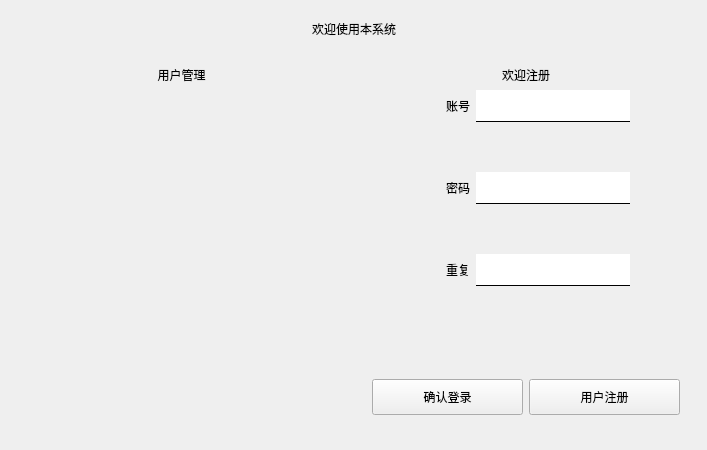
<?xml version="1.0" encoding="UTF-8"?>
<ui version="4.0">
 <class>Login</class>
 <widget class="QWidget" name="Login">
  <property name="geometry">
   <rect>
    <x>0</x>
    <y>0</y>
    <width>707</width>
    <height>450</height>
   </rect>
  </property>
  <property name="windowTitle">
   <string>Form</string>
  </property>
  <layout class="QHBoxLayout" name="horizontalLayout">
   <property name="spacing">
    <number>0</number>
   </property>
   <property name="leftMargin">
    <number>0</number>
   </property>
   <property name="topMargin">
    <number>0</number>
   </property>
   <property name="rightMargin">
    <number>0</number>
   </property>
   <property name="bottomMargin">
    <number>0</number>
   </property>
   <item>
    <widget class="QWidget" name="widget" native="true">
     <layout class="QHBoxLayout" name="horizontalLayout_13">
      <item>
       <widget class="QFrame" name="frame">
        <property name="styleSheet">
         <string notr="true">QFrame#frame{border-radius:15px;}</string>
        </property>
        <property name="frameShape">
         <enum>QFrame::StyledPanel</enum>
        </property>
        <property name="frameShadow">
         <enum>QFrame::Raised</enum>
        </property>
        <layout class="QHBoxLayout" name="horizontalLayout_2">
         <property name="spacing">
          <number>0</number>
         </property>
         <property name="leftMargin">
          <number>0</number>
         </property>
         <property name="topMargin">
          <number>0</number>
         </property>
         <property name="rightMargin">
          <number>0</number>
         </property>
         <property name="bottomMargin">
          <number>0</number>
         </property>
         <item>
          <layout class="QVBoxLayout" name="verticalLayout" stretch="1,10">
           <property name="spacing">
            <number>0</number>
           </property>
           <item>
            <widget class="QWidget" name="widget_2" native="true">
             <property name="styleSheet">
              <string notr="true"/>
             </property>
             <layout class="QHBoxLayout" name="horizontalLayout_12">
              <item>
               <layout class="QHBoxLayout" name="horizontalLayout_11">
                <item>
                 <spacer name="horizontalSpacer_2">
                  <property name="orientation">
                   <enum>Qt::Horizontal</enum>
                  </property>
                  <property name="sizeHint" stdset="0">
                   <size>
                    <width>40</width>
                    <height>20</height>
                   </size>
                  </property>
                 </spacer>
                </item>
                <item>
                 <widget class="QLabel" name="label_14">
                  <property name="styleSheet">
                   <string notr="true">
font: 14pt &quot;黑体&quot;;</string>
                  </property>
                  <property name="text">
                   <string>欢迎使用本系统</string>
                  </property>
                 </widget>
                </item>
                <item>
                 <layout class="QHBoxLayout" name="horizontalLayout_10">
                  <item>
                   <spacer name="horizontalSpacer">
                    <property name="orientation">
                     <enum>Qt::Horizontal</enum>
                    </property>
                    <property name="sizeHint" stdset="0">
                     <size>
                      <width>40</width>
                      <height>20</height>
                     </size>
                    </property>
                   </spacer>
                  </item>
                 </layout>
                </item>
               </layout>
              </item>
             </layout>
            </widget>
           </item>
           <item>
            <widget class="QWidget" name="widget_3" native="true">
             <property name="styleSheet">
              <string notr="true"/>
             </property>
             <layout class="QHBoxLayout" name="horizontalLayout_9">
              <property name="spacing">
               <number>0</number>
              </property>
              <property name="leftMargin">
               <number>0</number>
              </property>
              <property name="topMargin">
               <number>0</number>
              </property>
              <property name="rightMargin">
               <number>0</number>
              </property>
              <property name="bottomMargin">
               <number>0</number>
              </property>
              <item>
               <layout class="QHBoxLayout" name="horizontalLayout_3" stretch="1,1">
                <item>
                 <widget class="QWidget" name="widget_4" native="true">
                  <property name="styleSheet">
                   <string notr="true"/>
                  </property>
                  <layout class="QVBoxLayout" name="verticalLayout_2" stretch="1,5">
                   <property name="leftMargin">
                    <number>30</number>
                   </property>
                   <property name="rightMargin">
                    <number>30</number>
                   </property>
                   <property name="bottomMargin">
                    <number>30</number>
                   </property>
                   <item>
                    <widget class="QLabel" name="label">
                     <property name="maximumSize">
                      <size>
                       <width>16777215</width>
                       <height>35</height>
                      </size>
                     </property>
                     <property name="styleSheet">
                      <string notr="true">
font: 12pt &quot;黑体&quot;;</string>
                     </property>
                     <property name="text">
                      <string>用户管理</string>
                     </property>
                     <property name="alignment">
                      <set>Qt::AlignCenter</set>
                     </property>
                    </widget>
                   </item>
                   <item>
                    <widget class="QWidget" name="widget_5" native="true">
                     <property name="styleSheet">
                      <string notr="true">border-image: url(:/img/a.jpeg);
border-radius:10px;</string>
                     </property>
                    </widget>
                   </item>
                  </layout>
                 </widget>
                </item>
                <item>
                 <widget class="QWidget" name="widget_6" native="true">
                  <property name="styleSheet">
                   <string notr="true"/>
                  </property>
                  <layout class="QVBoxLayout" name="verticalLayout_3">
                   <property name="spacing">
                    <number>0</number>
                   </property>
                   <property name="leftMargin">
                    <number>0</number>
                   </property>
                   <property name="topMargin">
                    <number>0</number>
                   </property>
                   <property name="rightMargin">
                    <number>0</number>
                   </property>
                   <property name="bottomMargin">
                    <number>0</number>
                   </property>
                   <item>
                    <layout class="QVBoxLayout" name="verticalLayout_4" stretch="3,1">
                     <property name="spacing">
                      <number>0</number>
                     </property>
                     <item>
                      <widget class="QWidget" name="widget_7" native="true">
                       <layout class="QHBoxLayout" name="horizontalLayout_4">
                        <item>
                         <widget class="QStackedWidget" name="stackedWidget">
                          <property name="currentIndex">
                           <number>1</number>
                          </property>
                          <widget class="QWidget" name="page">
                           <layout class="QHBoxLayout" name="horizontalLayout_6">
                            <item>
                             <layout class="QVBoxLayout" name="verticalLayout_5">
                              <property name="leftMargin">
                               <number>50</number>
                              </property>
                              <property name="rightMargin">
                               <number>50</number>
                              </property>
                              <property name="bottomMargin">
                               <number>30</number>
                              </property>
                              <item>
                               <widget class="QLabel" name="label_4">
                                <property name="sizePolicy">
                                 <sizepolicy hsizetype="Preferred" vsizetype="Minimum">
                                  <horstretch>0</horstretch>
                                  <verstretch>0</verstretch>
                                 </sizepolicy>
                                </property>
                                <property name="styleSheet">
                                 <string notr="true">
font: 16pt &quot;黑体&quot;;</string>
                                </property>
                                <property name="text">
                                 <string>欢迎使用</string>
                                </property>
                                <property name="alignment">
                                 <set>Qt::AlignCenter</set>
                                </property>
                               </widget>
                              </item>
                              <item>
                               <layout class="QGridLayout" name="gridLayout_2" rowstretch="1,0" columnstretch="1,0,0">
                                <property name="horizontalSpacing">
                                 <number>6</number>
                                </property>
                                <property name="verticalSpacing">
                                 <number>50</number>
                                </property>
                                <item row="0" column="0">
                                 <widget class="QLabel" name="label_6">
                                  <property name="minimumSize">
                                   <size>
                                    <width>18</width>
                                    <height>18</height>
                                   </size>
                                  </property>
                                  <property name="maximumSize">
                                   <size>
                                    <width>18</width>
                                    <height>18</height>
                                   </size>
                                  </property>
                                  <property name="text">
                                   <string/>
                                  </property>
                                  <property name="pixmap">
                                   <pixmap resource="../ui_images/img.qrc">:/img/user.png</pixmap>
                                  </property>
                                  <property name="scaledContents">
                                   <bool>true</bool>
                                  </property>
                                  <property name="alignment">
                                   <set>Qt::AlignCenter</set>
                                  </property>
                                 </widget>
                                </item>
                                <item row="0" column="1">
                                 <widget class="QLabel" name="label_2">
                                  <property name="text">
                                   <string>账号</string>
                                  </property>
                                  <property name="alignment">
                                   <set>Qt::AlignCenter</set>
                                  </property>
                                 </widget>
                                </item>
                                <item row="1" column="1">
                                 <widget class="QLabel" name="label_3">
                                  <property name="text">
                                   <string>密码</string>
                                  </property>
                                  <property name="alignment">
                                   <set>Qt::AlignCenter</set>
                                  </property>
                                 </widget>
                                </item>
                                <item row="0" column="2">
                                 <widget class="QLineEdit" name="lineEdit_login_ac">
                                  <property name="minimumSize">
                                   <size>
                                    <width>0</width>
                                    <height>32</height>
                                   </size>
                                  </property>
                                  <property name="styleSheet">
                                   <string notr="true">background-color: rgb(255, 255, 255);
color: rgb(0, 0, 0);
border-radius:0px;
border-bottom:1px solid rgb(0,0,0);</string>
                                  </property>
                                  <property name="alignment">
                                   <set>Qt::AlignCenter</set>
                                  </property>
                                 </widget>
                                </item>
                                <item row="1" column="0">
                                 <widget class="QLabel" name="label_5">
                                  <property name="maximumSize">
                                   <size>
                                    <width>18</width>
                                    <height>18</height>
                                   </size>
                                  </property>
                                  <property name="text">
                                   <string/>
                                  </property>
                                  <property name="pixmap">
                                   <pixmap resource="../ui_images/img.qrc">:/img/psd.png</pixmap>
                                  </property>
                                  <property name="scaledContents">
                                   <bool>true</bool>
                                  </property>
                                  <property name="alignment">
                                   <set>Qt::AlignCenter</set>
                                  </property>
                                 </widget>
                                </item>
                                <item row="1" column="2">
                                 <widget class="QLineEdit" name="lineEdit_login_psd">
                                  <property name="minimumSize">
                                   <size>
                                    <width>0</width>
                                    <height>32</height>
                                   </size>
                                  </property>
                                  <property name="styleSheet">
                                   <string notr="true">background-color: rgb(255, 255, 255);
color: rgb(0, 0, 0);
border-radius:0px;
border-bottom:1px solid rgb(0,0,0);</string>
                                  </property>
                                  <property name="echoMode">
                                   <enum>QLineEdit::Password</enum>
                                  </property>
                                  <property name="alignment">
                                   <set>Qt::AlignCenter</set>
                                  </property>
                                 </widget>
                                </item>
                               </layout>
                              </item>
                             </layout>
                            </item>
                           </layout>
                          </widget>
                          <widget class="QWidget" name="page_2">
                           <layout class="QHBoxLayout" name="horizontalLayout_7">
                            <item>
                             <layout class="QVBoxLayout" name="verticalLayout_6" stretch="1,5">
                              <property name="leftMargin">
                               <number>50</number>
                              </property>
                              <property name="rightMargin">
                               <number>50</number>
                              </property>
                              <property name="bottomMargin">
                               <number>50</number>
                              </property>
                              <item>
                               <widget class="QLabel" name="label_11">
                                <property name="sizePolicy">
                                 <sizepolicy hsizetype="Preferred" vsizetype="Minimum">
                                  <horstretch>0</horstretch>
                                  <verstretch>0</verstretch>
                                 </sizepolicy>
                                </property>
                                <property name="styleSheet">
                                 <string notr="true">
font: 16pt &quot;黑体&quot;;</string>
                                </property>
                                <property name="text">
                                 <string>欢迎注册</string>
                                </property>
                                <property name="alignment">
                                 <set>Qt::AlignCenter</set>
                                </property>
                               </widget>
                              </item>
                              <item>
                               <layout class="QGridLayout" name="gridLayout_3">
                                <property name="verticalSpacing">
                                 <number>50</number>
                                </property>
                                <item row="0" column="1">
                                 <widget class="QLabel" name="label_8">
                                  <property name="text">
                                   <string>账号</string>
                                  </property>
                                  <property name="alignment">
                                   <set>Qt::AlignCenter</set>
                                  </property>
                                 </widget>
                                </item>
                                <item row="1" column="1">
                                 <widget class="QLabel" name="label_10">
                                  <property name="text">
                                   <string>密码</string>
                                  </property>
                                  <property name="alignment">
                                   <set>Qt::AlignCenter</set>
                                  </property>
                                 </widget>
                                </item>
                                <item row="1" column="2">
                                 <widget class="QLineEdit" name="lineEdit_reg_psd">
                                  <property name="minimumSize">
                                   <size>
                                    <width>0</width>
                                    <height>32</height>
                                   </size>
                                  </property>
                                  <property name="styleSheet">
                                   <string notr="true">background-color: rgb(255, 255, 255);
color: rgb(0, 0, 0);
border-radius:0px;
border-bottom:1px solid rgb(0,0,0);</string>
                                  </property>
                                  <property name="echoMode">
                                   <enum>QLineEdit::Password</enum>
                                  </property>
                                 </widget>
                                </item>
                                <item row="0" column="2">
                                 <widget class="QLineEdit" name="lineEdit_reg_ac">
                                  <property name="minimumSize">
                                   <size>
                                    <width>0</width>
                                    <height>32</height>
                                   </size>
                                  </property>
                                  <property name="styleSheet">
                                   <string notr="true">background-color: rgb(255, 255, 255);
color: rgb(0, 0, 0);
border-radius:0px;
border-bottom:1px solid rgb(0,0,0);</string>
                                  </property>
                                 </widget>
                                </item>
                                <item row="0" column="0">
                                 <widget class="QLabel" name="label_7">
                                  <property name="minimumSize">
                                   <size>
                                    <width>18</width>
                                    <height>18</height>
                                   </size>
                                  </property>
                                  <property name="maximumSize">
                                   <size>
                                    <width>18</width>
                                    <height>18</height>
                                   </size>
                                  </property>
                                  <property name="text">
                                   <string/>
                                  </property>
                                  <property name="pixmap">
                                   <pixmap resource="../ui_images/img.qrc">:/img/user.png</pixmap>
                                  </property>
                                  <property name="scaledContents">
                                   <bool>true</bool>
                                  </property>
                                  <property name="alignment">
                                   <set>Qt::AlignCenter</set>
                                  </property>
                                 </widget>
                                </item>
                                <item row="1" column="0">
                                 <widget class="QLabel" name="label_9">
                                  <property name="maximumSize">
                                   <size>
                                    <width>18</width>
                                    <height>18</height>
                                   </size>
                                  </property>
                                  <property name="text">
                                   <string/>
                                  </property>
                                  <property name="pixmap">
                                   <pixmap resource="../ui_images/img.qrc">:/img/psd.png</pixmap>
                                  </property>
                                  <property name="scaledContents">
                                   <bool>true</bool>
                                  </property>
                                  <property name="alignment">
                                   <set>Qt::AlignCenter</set>
                                  </property>
                                 </widget>
                                </item>
                                <item row="2" column="0">
                                 <widget class="QLabel" name="label_12">
                                  <property name="maximumSize">
                                   <size>
                                    <width>18</width>
                                    <height>18</height>
                                   </size>
                                  </property>
                                  <property name="text">
                                   <string/>
                                  </property>
                                  <property name="pixmap">
                                   <pixmap resource="../ui_images/img.qrc">:/img/psd.png</pixmap>
                                  </property>
                                  <property name="scaledContents">
                                   <bool>true</bool>
                                  </property>
                                  <property name="alignment">
                                   <set>Qt::AlignCenter</set>
                                  </property>
                                 </widget>
                                </item>
                                <item row="2" column="1">
                                 <widget class="QLabel" name="label_13">
                                  <property name="text">
                                   <string>重复</string>
                                  </property>
                                  <property name="alignment">
                                   <set>Qt::AlignCenter</set>
                                  </property>
                                 </widget>
                                </item>
                                <item row="2" column="2">
                                 <widget class="QLineEdit" name="lineEdit_reg_psd_2">
                                  <property name="minimumSize">
                                   <size>
                                    <width>0</width>
                                    <height>32</height>
                                   </size>
                                  </property>
                                  <property name="styleSheet">
                                   <string notr="true">background-color: rgb(255, 255, 255);
color: rgb(0, 0, 0);
border-radius:0px;
border-bottom:1px solid rgb(0,0,0);</string>
                                  </property>
                                  <property name="echoMode">
                                   <enum>QLineEdit::Password</enum>
                                  </property>
                                 </widget>
                                </item>
                               </layout>
                              </item>
                             </layout>
                            </item>
                           </layout>
                          </widget>
                         </widget>
                        </item>
                       </layout>
                      </widget>
                     </item>
                     <item>
                      <widget class="QWidget" name="widget_8" native="true">
                       <layout class="QHBoxLayout" name="horizontalLayout_5">
                        <item>
                         <widget class="QStackedWidget" name="stackedWidget_2">
                          <property name="currentIndex">
                           <number>0</number>
                          </property>
                          <widget class="QWidget" name="page_3">
                           <layout class="QGridLayout" name="gridLayout">
                            <item row="0" column="0">
                             <widget class="QPushButton" name="btn_login">
                              <property name="minimumSize">
                               <size>
                                <width>0</width>
                                <height>36</height>
                               </size>
                              </property>
                              <property name="styleSheet">
                               <string notr="true"/>
                              </property>
                              <property name="text">
                               <string>确认登录</string>
                              </property>
                             </widget>
                            </item>
                            <item row="0" column="1">
                             <widget class="QPushButton" name="btn_reg">
                              <property name="minimumSize">
                               <size>
                                <width>0</width>
                                <height>36</height>
                               </size>
                              </property>
                              <property name="styleSheet">
                               <string notr="true"/>
                              </property>
                              <property name="text">
                               <string>用户注册</string>
                              </property>
                             </widget>
                            </item>
                           </layout>
                          </widget>
                          <widget class="QWidget" name="page_4">
                           <layout class="QHBoxLayout" name="horizontalLayout_8">
                            <item>
                             <widget class="QPushButton" name="btn_reg_sure">
                              <property name="minimumSize">
                               <size>
                                <width>0</width>
                                <height>36</height>
                               </size>
                              </property>
                              <property name="styleSheet">
                               <string notr="true"/>
                              </property>
                              <property name="text">
                               <string>确认注册</string>
                              </property>
                             </widget>
                            </item>
                            <item>
                             <widget class="QPushButton" name="btn_back_login">
                              <property name="minimumSize">
                               <size>
                                <width>0</width>
                                <height>36</height>
                               </size>
                              </property>
                              <property name="styleSheet">
                               <string notr="true"/>
                              </property>
                              <property name="text">
                               <string>返回登录</string>
                              </property>
                             </widget>
                            </item>
                           </layout>
                          </widget>
                         </widget>
                        </item>
                       </layout>
                      </widget>
                     </item>
                    </layout>
                   </item>
                  </layout>
                 </widget>
                </item>
               </layout>
              </item>
             </layout>
            </widget>
           </item>
          </layout>
         </item>
        </layout>
       </widget>
      </item>
     </layout>
    </widget>
   </item>
  </layout>
 </widget>
 <resources>
  <include location="../ui_images/img.qrc"/>
 </resources>
 <connections/>
</ui>
